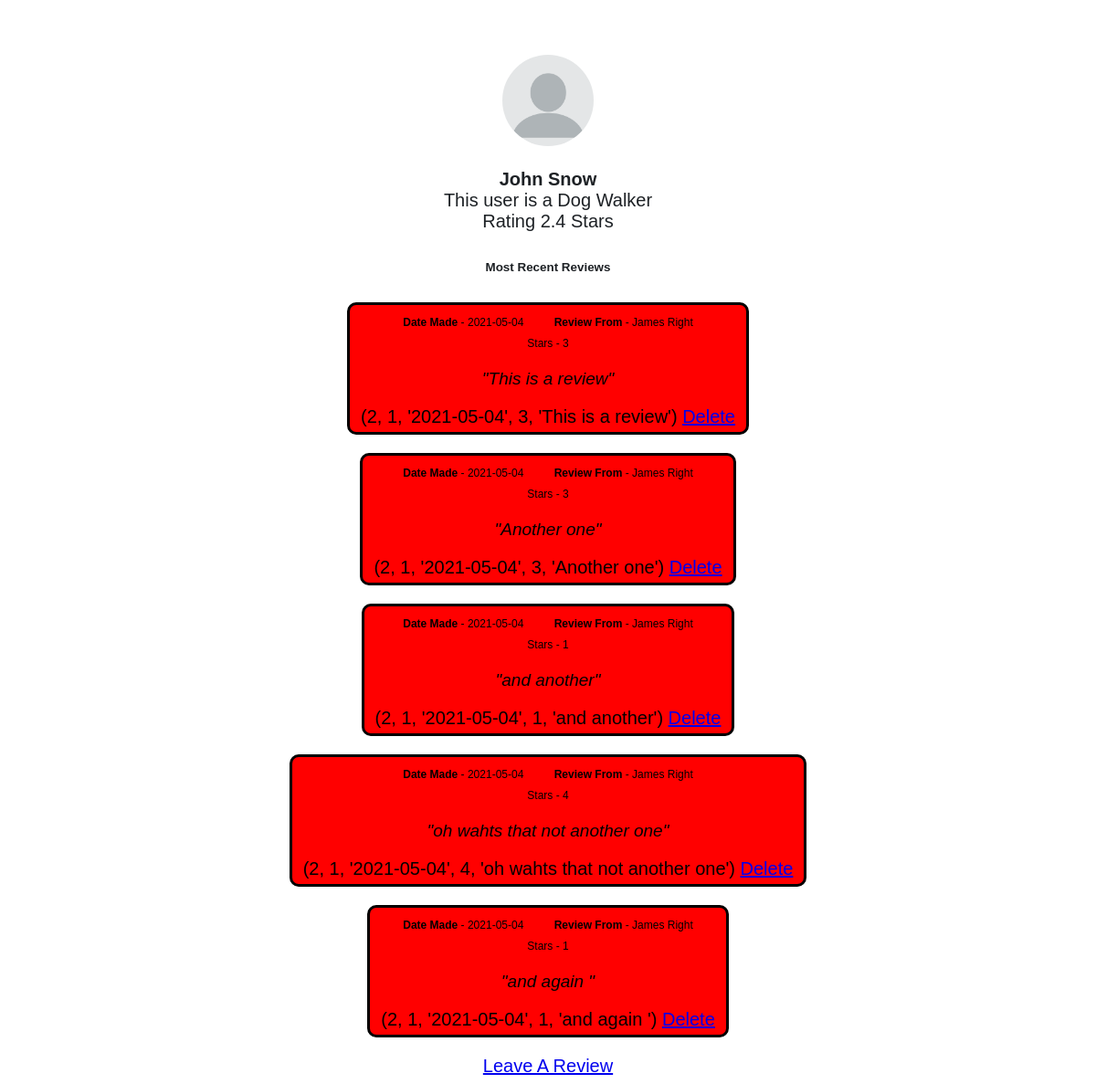
Before: /profile/1 with the older database file.
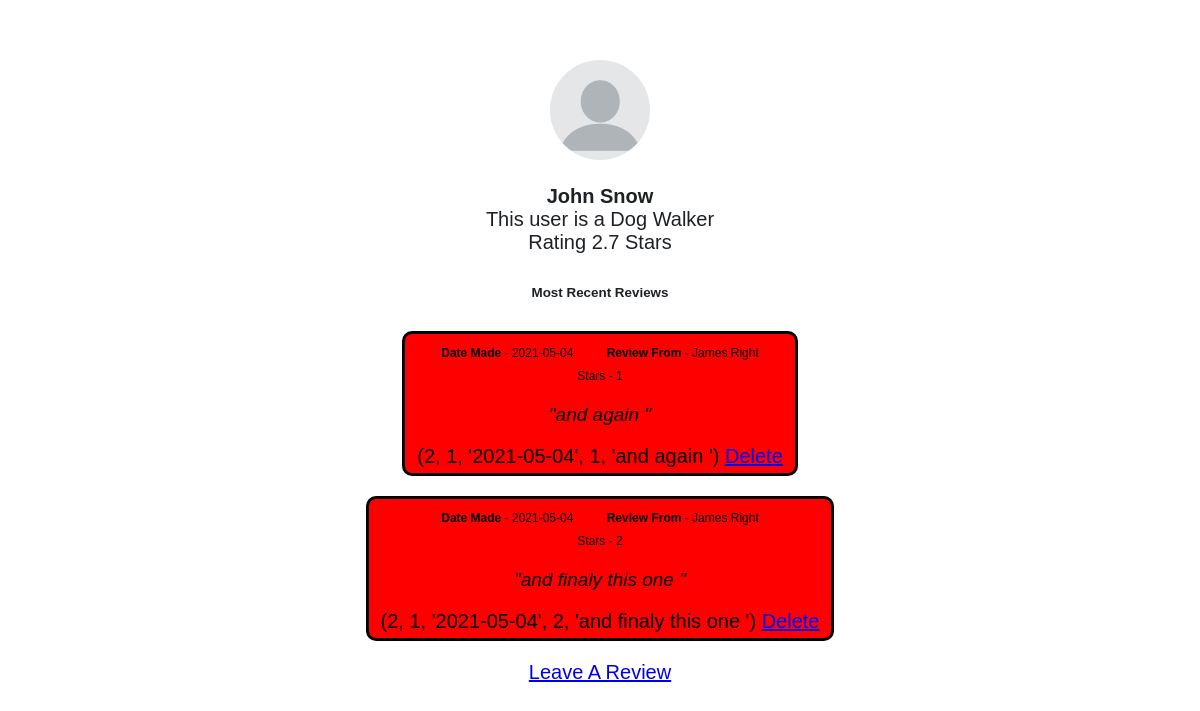
After: the same page with the newer database file.
### tables this page shows
CREATE TABLE users (
            usrId integer primary key,
            email text,
            password text,
            firstName text,
            lastName text,
            accType text,
            postcode text,
            numberOfReviews integer,
            starRating real
            );

CREATE TABLE review (
            byUsrId integer,
            forUsrId integer,
            date text,
            star integer,
            message text,
            PRIMARY KEY (byUsrId, forUsrId, message)
            );

### app.py (the view)
@app.route('/profile/<usrId>')
def profile(usrId):
    userObj = user(usrId)
    return render_template('profile.html', userObj=userObj, user=user)

### database.py (called while the page is built)
    def search(self, col="null", search="null"):
        conn = sqlite3.connect('main.db')
        c = conn.cursor()
        if col == "email":
            c.execute(f'SELECT * FROM users WHERE email="{search}"')
            data = c.fetchall()
        elif col == "password":
            c.execute(f'SELECT * FROM users WHERE password="{search}"')
            data = c.fetchall()
        elif col == "usrId":
            c.execute(f'SELECT * FROM users WHERE usrId="{search}"')
            data = c.fetchall()
        elif col == "postcode":
            c.execute(f'SELECT * FROM users WHERE postcode="{search}"')
            data = c.fetchall()
        else:
            c.execute(f'SELECT * FROM users')
            data = c.fetchall()
        conn.commit()
        conn.close()
        return(data)

    def getReviewsFor(self, usrId):
        conn = sqlite3.connect('main.db')
        c = conn.cursor()
        c.execute(f'SELECT * FROM review WHERE forUsrId="{usrId}" ORDER BY date DESC Limit 5')
        data = c.fetchall()
        return(data)
        conn.commit()
        conn.close()

### user.py (called while the page is built)
    def getReviewsFor(self):
        result = db.getReviewsFor(self.usrId)
        return result

### templates/profile.html (shortened to what this page needs)
<!DOCTYPE html>
<html lang="en">
<head>
    <link rel="stylesheet" href="{{ url_for('static', filename='css/main.css') }}">
    <link rel="stylesheet" href="{{ url_for('static', filename='css/profile.css') }}">
</head>
<body>
    <img src="{{ url_for('static', filename='profilePic.png') }}">
    <p><span class="name"> {{ userObj.fName }} {{ userObj.lName }}</span><br>
        This user is a Dog {{ (userObj.accType).capitalize() }} <br>
        Rating {{ userObj.starRating }} Stars
    </p>
    <p>
        <h6>Most Recent Reviews</h6>
        {% for i in userObj.getReviewsFor() %}
            <div class="review">
                <span style="font-size: 12px;">
                    <span class="name">Date Made</span> -  {{ i[2] }}<span style="padding-left: 30px;"></span>
                    <span class="name">Review From </span> - {{ user(i[0]).fName }} {{ user(i[0]).lName }} <br>
                    <span class="">Stars - {{ i[3] }} </span>
                    <p class="reviewText">"{{ i[4] }}"</p>
                </span>
                {{ i }}
                <a href="/delRev/{{ i[0] }}-{{ i[1] }}-{{ i[4].strip() }}-{{ i[3] }}">Delete</a>
            </div>
        {% endfor %}
    </p>
    <a href="/leaveReview/{{ userObj.usrId }}">Leave A Review</a>
</body>

### static/css/main.css (style rules this page uses)
body { font-size: 20px; font-weight: 100; text-decoration: none; text-align: center; color: rgb(29, 33, 37); font-family: Arial, Helvetica, sans-serif; }
img { height: 100px; width: auto; border-radius: 70%; }

### static/css/profile.css (style rules this page uses)
.name { font-weight: bold; }
.review { background-color: red; margin-left: auto; margin-right: auto; display: block; border: 3px solid black; width: max-content; padding: 5px 12px; margin-bottom: 20px; text-decoration: none; color: black; border-radius: 10px; }
.reviewText { font-size: 19px; font-style: italic; }

Changed rows visible on the page:
removed review: date "2021-05-04", byUsrId.firstName "James", byUsrId.lastName "Right", star "3", message "This is a review", i "(2, 1, '2021-05-04', 3, 'This is a review')"
removed review: date "2021-05-04", byUsrId.firstName "James", byUsrId.lastName "Right", star "3", message "Another one", i "(2, 1, '2021-05-04', 3, 'Another one')"
removed review: date "2021-05-04", byUsrId.firstName "James", byUsrId.lastName "Right", star "1", message "and another", i "(2, 1, '2021-05-04', 1, 'and another')"
removed review: date "2021-05-04", byUsrId.firstName "James", byUsrId.lastName "Right", star "4", message "oh wahts that not another one", i "(2, 1, '2021-05-04', 4, 'oh wahts that not another one')"
changed users "John": starRating "2.4" → "2.7"
now on this page (row unchanged): review: date "2021-05-04", byUsrId.firstName "James", byUsrId.lastName "Right", star "2", message "and finaly this one", i "(2, 1, '2021-05-04', 2, 'and finaly this one ')"
